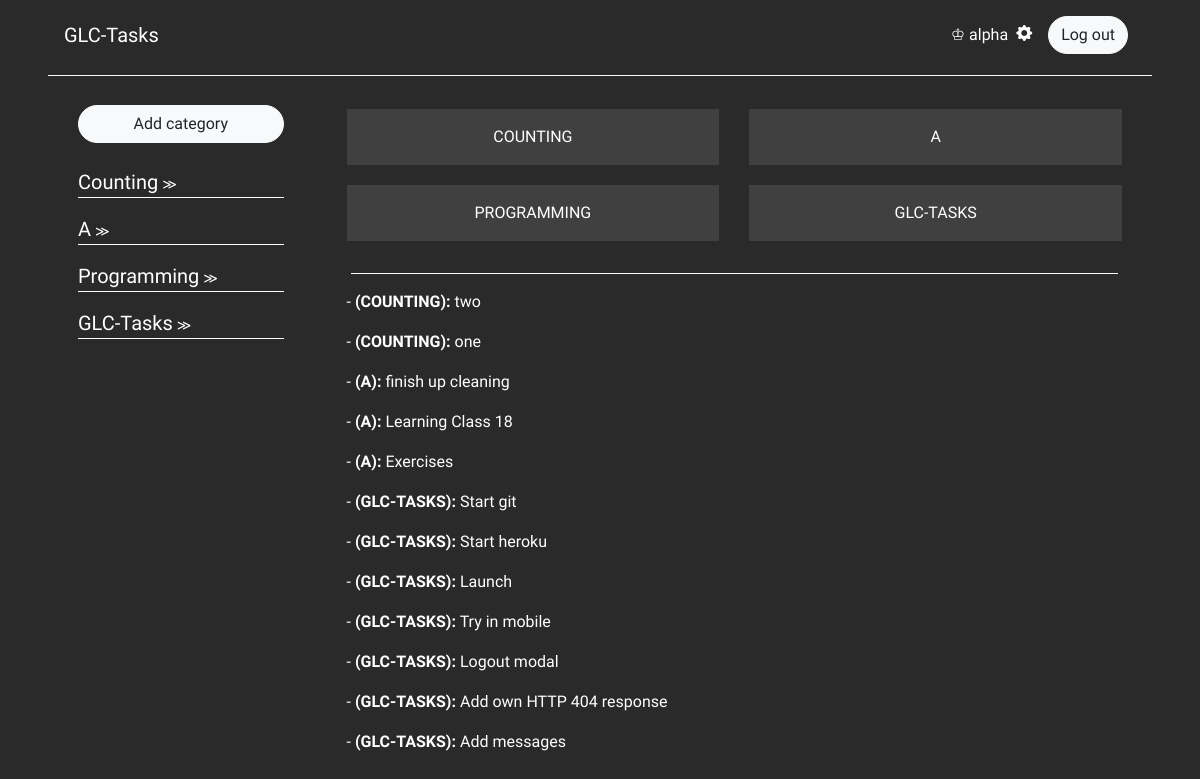
The app's page / (signed in), older data.
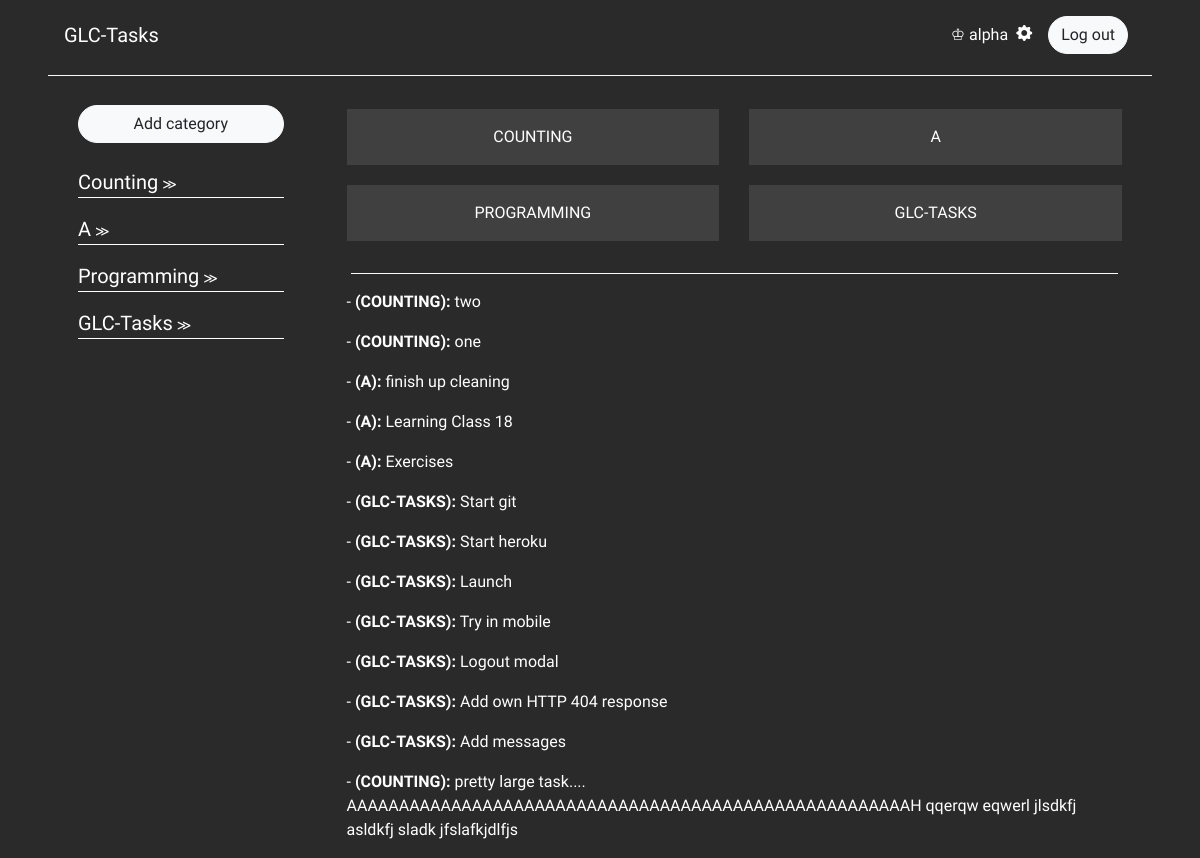
The same page, newer data.
### main/models.py (models this page shows, shortened)
class Category(models.Model):
	user = models.ForeignKey(User, on_delete=models.CASCADE)
	name = models.CharField(max_length=100)
	class Meta:
		verbose_name_plural = "categories"

class Task(models.Model):
	user = models.ForeignKey(User, on_delete=models.CASCADE)
	category = models.ForeignKey(Category, on_delete=models.CASCADE)
	name = models.CharField(max_length=120)
	active = models.BooleanField(default=True)

### main/views.py (the view)
# urls.py: path("", views.index, name="index"),
def index(request):
	if request.user.is_authenticated == False:
		return redirect("main:welcome")
	else:
		categories = Category.objects.filter(user=request.user)
		tasks = Task.objects.filter(user=request.user)
		context = {"categories":categories, "tasks":tasks}
		return render(request, "main/index.html", context)

### main/templates/main/index.html (shortened to what this page needs)
{% extends "main/base.html" %}
{% load static %}
{% block body %}
<br/>
<div class="container-fluid">
 <div class="row ml-lg-5 mr-lg-5">
  <div class="col-sm-3 pr-lg-5">
		<a data-toggle="modal" data-target="#add" style="cursor:pointer;">
		<button class="btn btn-light btn-md" style="border-radius: 20px; width:100%">Add category</button>
		</a><br/><br/>
		{% if categories %}
		{% for category in categories %}
		<div style="border-bottom:1px solid white" class="mb-3 toshowsideact">
		<a href="{% url 'main:category' category.id %}" style="font-size:20px; color:white; text-decoration:none; text-transform:capitalize;">{{category.name}}</a> <small class="ml-auto" style="display:inline-flex;">&#8811</small>
		</div>
		{% endfor %}
		{% else %}
		<div class="container" style="border: 1px dashed #595959; border-radius:20px; height:400px; display:table"><p style="font-size:24px; display: table-cell; vertical-align: middle; color:#595959">New categories will appear here</div>
		{% endif %}
	</div>
	<div class="col-sm-9 sborder">
			{% if categories %}
		<div class="row widgets">
		{% for category in categories %}
		<div class="col-sm-6 pt-1 pb-3" style="text-align:center;">
			<a href="{% url 'main:category' category.id %}" style="text-decoration: none;">
			<div class="ml-0 mr-0 pt-3 pb-3" style="background-color:#404040; color:white; text-transform: uppercase;">{{category.name}}</div></a>
		</div>
		{% endfor %}
		</div>
	<hr class="border-light ml-1 mr-1"/>
	{% for task in tasks %}
	<div style="word-wrap:break-word;">
	<p> - <b style="text-transform: uppercase;">({{task.category.name}}):</b> {{task.name}}</p>
	</div>
	{% endfor %}
	</div>
	{% else %}
	<div style="text-align: center; margin-top:100px">
	<img src="{% static 'soempty.PNG' %}" width="85px">
</div>
	{% endif %}
</div>
</div>
{% endblock body %}

Row changes from the older to the newer data that the page shows:
added Task: category.name "COUNTING", name "pretty large task.... AAAAAAAAAAAAAAAAAAAAAAAAAAAAAAAAAAAAAAAAAAAAAAAAAAAAAAH qqerqw eqwerl jlsdkfj asldkfj sladk jfslafkjdlfjs"
